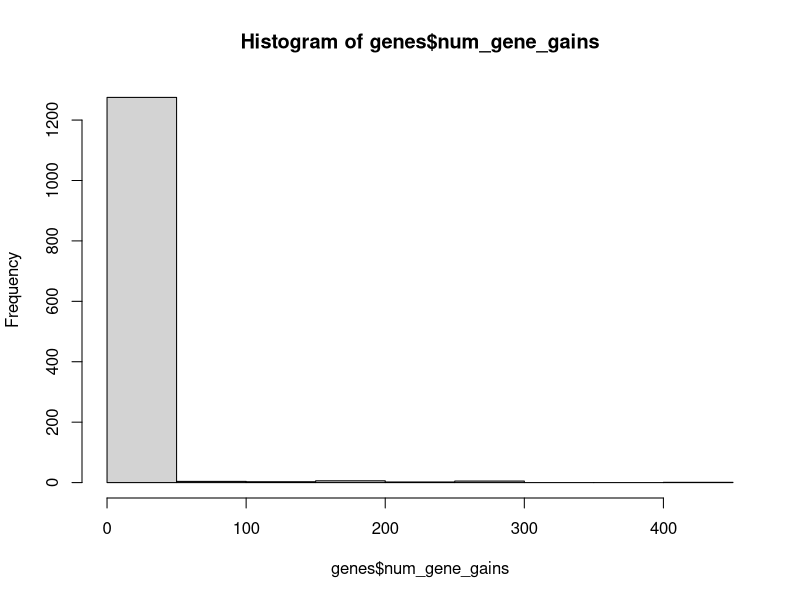

Here is the R script that generated this plot: (Note: this script raises an error after producing the figure.)

genes=read.table('HMP_gene_changes_full.csv',sep=',',header=T)
dim(genes)  #1339   14
colnames(genes)


# [1] "sample_tp1"         "sample_tp2"         "subject"            "tp1"                "tp2"               
# [6] "species"            "num_gene_gains"     "num_gene_losses"    "alpha_div_tp1"      "alpha_div_tp2"     
# [11] "alpha_div_rare_tp1" "alpha_div_rare_tp2" "richness_tp1"       "richness_tp2"       "richness_rare_tp1" 
# [16] "richness_rare_tp2"  "polymorphism_tp1"   "polymorphism_tp2"  
#   

length(unique(genes$sample_tp1)) #210
length(unique(genes$sample_tp2)) #211
length(unique(genes$subject))  #154
length(unique(genes$species))   #54

colnames(genes)
list_sp=c()
spec_names=unique(genes$species)
for (i in spec_names)
{
  cc=genes[genes$species==i,]
  if (all(cc$num_genes_changes == 0))
    list_sp <- c(list_sp, i)
  
}

# cc=genes[genes$qp_status=='False',]
# > length(unique(cc$species))
# [1] 33
# > length(unique(cc$sample_tp1))
# [1] 164

hist(genes$num_gene_gains)
range(genes$num_gene_gains)  #0 425



###########################################
######################################
###plot only significant correltions
prev.sp=as.data.frame(table(genes$species))
length(unique(genes$species))  #54
prev.sp.ord=prev.sp[order(prev.sp$Freq),]
to.drop=prev.sp.ord[prev.sp.ord$Freq<4,'Var1']  #10

##drop species with not enough observations
df.all3=genes[!genes$species %in% to.drop,]
dim(df.all3)
dim(genes)

sum_loss=df.all3 %>%                                        # Specify data frame
  group_by(species) %>%                         # Specify group indicator
  summarise_at(vars(num_gene_losses),              # Specify column
               list(los = sum)) 

sum_loss_sp=sum_loss[sum_loss$los==0,'species']
sum_loss_sp1=as.list(sum_loss_sp)
genes.3.los=df.all3[!df.all3$species %in% sum_loss_sp$species, ]
dim(genes.3.los)
length(unique(genes.3.los$species)) #33
length(unique(df.all3$species)) #44
dim(df.all3)


length(unique(df.all3$species))  #44
length(unique(genes$species))  ##54

 library(dplyr)

corfun<-function(x, y) {
  corr=(cor.test(x, y, method="pearson"))
}

length(unique(df.all3$species))
#[1] 68

stat.shan1=ddply(genes.3.los, .(species), summarise,
                 pval=corfun(alpha_div_tp1,num_gene_losses)$p.value,
                 est=corfun(alpha_div_tp1,num_gene_losses)$estimate) 
##NA are species with only 0

sig.pval.pi=stat.shan1[stat.shan1$pval<=0.05,'species']
#[1] Bacteroides_uniformis_57318 Bacteroides_vulgatus_57955  Dialister_invisus_61905  

stat.shan1[stat.shan1$pval<0.05 & stat.shan1$est<0 ,'species']
#[1] Dialister_invisus_61905
#sig.pval.pi=sig.pval.pi[!is.na(sig.pval.pi)]
stat.shan1[stat.shan1$pval<0.05 & stat.shan1$est>0 ,] #2

to.plot.shan=df.all3[df.all3$species%in% sig.pval.pi ,]
length(unique(to.plot.shan$species)) #11


library(ggplot2)

library(RColorBrewer)
nb.cols <- 33
myColors <- colorRampPalette(brewer.pal(4, "Spectral"))(nb.cols)

names(myColors) <- unique(genes.3.los$species)

myColors[names(myColors)=='Bacteroides_uniformis_57318']='cyan'
myColors[names(myColors)=='Bacteroides_vulgatus_57955']='#FF0000'
myColors[names(myColors)=='Dialister_invisus_61905']='black'
myColors[names(myColors)=='Alistipes_putredinis_61533']='magenta'
myColors[names(myColors)=='Bacteroides_stercoris_56735']='blue'
myColors[names(myColors)=='Parabacteroides_merdae_56972']='green'


colScale <- scale_colour_manual(name = "sig.pval.pi",values = myColors)


sp.shan_p <- ggplot(genes.3.los,aes(x=alpha_div_tp1,y=log10(num_gene_losses+1),color=species))+
  geom_point(size=1.5,show.legend = F) + xlab("Shannon diversity") + ylab("Log number of genes lost in a focal species") + 
  guides( size = FALSE)+
  #geom_smooth(data=genes.3.los,method=lm, formula=y~x,se=FALSE,size=0.8) +
 
  geom_line(stat="smooth",data=genes.3.los,method = 'lm', formula = y~x,
            size = 0.8,se=FALSE,
            alpha = 0.5)+
  annotate("text", x = 1.5, y = 2.9, label = "B.uniformis",size=1.4)+
  annotate("text", x = 1.5, y = 2.8, label = "B.vulgatus",size=1.4)+
  annotate("text", x = 1.539, y = 2.7, label = "Dialister.invisus",size=1.4)+
  annotate("text", x = 1.47, y = 3,  label = 'Significant',size=1.4,fontface = "bold")+
 
  colScale+
  theme_bw()+
  
  theme(
        legend.position = 'none',
        legend.title = element_blank(),
        legend.text = element_text (size=4),
        legend.direction= 'vertical',
        #legend.spacing.y = unit(0.01, 'cm'),
        legend.key.size = unit(0.1, "cm"),
        axis.text=element_text(size=5),
        axis.title=element_text(size=7)) 

p1=sp.shan_p +guides(col=guide_legend(ncol=1),label.vjust=0.5)
p1

ggsave('geneslos_los.pdf',width=7,height = 5)


stat.rich1=ddply(genes.3.los, .(species), summarise,
                 pval=corfun(richness_rare_tp1,num_gene_losses)$p.value,
                 est=corfun(richness_rare_tp1,num_gene_losses)$estimate) 
##NA are species with only 0

sig.rich=stat.rich1[stat.rich1$pval<=0.05,'species']

stat.rich1[stat.rich1$pval<0.05 & stat.rich1$est<0 ,'species']
#0

stat.rich1[stat.rich1$pval<0.05 & stat.shan1$est>0 ,] #all 5

to.plot.rch=df.all3[df.all3$species%in% sig.rich ,]
length(unique(to.plot.rch$species)) #5


library(ggplot2)


sp.shan <- ggplot(genes.3.los,aes(x=richness_rare_tp1,y=log10(num_gene_losses+1),color=species))+
  geom_point(size=1.5,show.legend = F) + xlab("Species richness")  + 
  guides( size = FALSE)+
  #geom_smooth(data=genes.3.los,method=lm, formula=y~x,se=FALSE,size=0.8,alpha=0.5) +
  geom_line(stat="smooth",data=genes.3.los,method = 'lm', formula = y~x,
            size = 0.8,se=FALSE,
            alpha = 0.5)+
  

  colScale+
  theme_bw()+
  annotate("text", x = 52, y = 2.9, label = "B.uniformis",size=1.4)+
  annotate("text", x = 52, y = 2.8, label = "B.vulgatus",size=1.4)+
  annotate("text", x = 52, y = 2.7, label = "B.stercoris",size=1.4)+
  annotate("text", x = 59, y = 2.6, label = "Alistipes.putredinis",size=1.4)+
  annotate("text", x = 64, y = 2.5, label = "Parabacteroides.merdae",size=1.4)+
  annotate("text", x = 50, y = 3,  label = 'Significant',size=1.4,fontface = "bold")+
  
  theme(
    legend.position = 'right',
    legend.title = element_blank(),
    legend.text = element_text (size=4),
    #legend.direction= 'horizontal',
    #legend.spacing.y = unit(0.01, 'cm'),
    legend.key.size = unit(0.1, "cm"),
    axis.text=element_text(size=5),
    axis.title=element_text(size=7),
    axis.title.y=element_blank()) 

sp.shan3=sp.shan+guides(col=guide_legend(ncol=1),label.vjust=0.5)
sp.shan3

ggsave('geneslos_rich.pdf',width=7,height = 5)

# 
# 
p1.1=p1+ theme(plot.margin = unit(c(0, 0, 0, 0), "cm"))
sp.shan3.1=sp.shan3+ theme(plot.margin = unit(c(0, 0, 0, 0), "cm"))

library(cowplot)
pdf('fig3.pdf',width=6.5,heigh=2.7) ##7,3
plot_grid(p1, sp.shan3,labels = c('A', 'B'),label_size=7,align='h',rel_widths=c(1,1.5))
dev.off()


###10 most prevalent
prev.sp.ord=prev.sp[order(-prev.sp$Freq),]
prev.sp.ord[1:10,]

library(ggplot2)

###10 species
#c.ord=as.data.frame(c[with(c,order(-Freq)),])
mydata1=genes.3.los[which(genes.3.los$species %in% prev.sp.ord[1:10,'Var1']),]
dim(mydata1)

rich <- ggplot(mydata1,aes(x=richness_rare_tp1,y=log10(num_gene_losses+1)))+
  geom_point(color='blue2',size=0.9) + 
  xlab("Species richness") + 
  ylab("Log gene loss") + 
  geom_smooth(method="lm",se=FALSE,fullrange=T,color='red',size=0.8)+
  #geom_smooth(method="loess",se=FALSE,fullrange=T,color='green2',size=0.4)+
  
  theme_bw()+
  theme(axis.text=element_text(size=4),
        axis.title=element_text(size=7), #element_blank(),
        strip.text = element_text(size=3.5),
        panel.spacing = unit(0.025, "cm"),
        strip.background = element_blank(), strip.placement = "outside")+
  facet_wrap( ~ species, scales = "free",ncol=2) 
  #stat_cor(data=mydata1,aes(x=richness_rare_tp1,y=num_gene_losses),size=1.4,label.x.npc = "left",
      #     label.y.npc = "top") 
rich

shan <- ggplot(mydata1,aes(x=alpha_div_tp1,y=log10(num_gene_losses+1)))+
  geom_point(color='blue2',size=0.9) + 
  xlab("Shannon") + 
  ylab("Log gene loss") + 
  geom_smooth(method="lm",se=FALSE,fullrange=T,color='red',size=0.8)+
  #geom_smooth(method="loess",se=FALSE,fullrange=T,color='green2',size=0.4)+
  
  theme_bw()+
  theme(axis.text=element_text(size=4),
        axis.title=element_text(size=7), #element_blank(),
        strip.text = element_text(size=3.5),
        panel.spacing = unit(0.025, "cm"),
        strip.background = element_blank(), strip.placement = "outside")+
  facet_wrap( ~ species, scales = "free",ncol=2) 
 # stat_cor(data=mydata1,size=1.4,label.x.npc = "left",
       #    label.y.npc = "top") 
shan

pdf('gene_loss_top10.pdf',width=4 ,height = 4,pointsize = 6)
#### 
grid.arrange(shan,rich,ncol=2)
dev.off()

